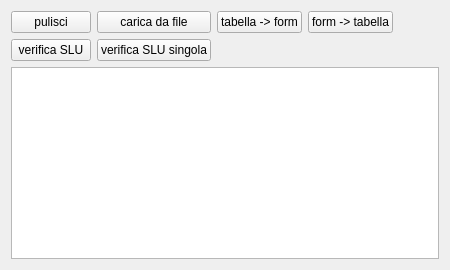
     <widget class="QWidget" name="dataSetTab">
      <attribute name="title">
       <string>Verifiche multiple</string>
      </attribute>
      <layout class="QGridLayout" name="gridLayout_32">
       <item row="2" column="0" colspan="7">
        <widget class="QTableView" name="dataSetTableView"/>
       </item>
       <item row="0" column="4" colspan="3">
        <spacer name="horizontalSpacer">
         <property name="orientation">
          <enum>Qt::Horizontal</enum>
         </property>
         <property name="sizeHint" stdset="0">
          <size>
           <width>40</width>
           <height>20</height>
          </size>
         </property>
        </spacer>
       </item>
       <item row="0" column="0">
        <widget class="QPushButton" name="dataSetClearPButton">
         <property name="text">
          <string>pulisci</string>
         </property>
        </widget>
       </item>
       <item row="1" column="0">
        <widget class="QPushButton" name="dataSetVerifyULSAllPButton">
         <property name="text">
          <string>verifica SLU</string>
         </property>
        </widget>
       </item>
       <item row="1" column="1">
        <widget class="QPushButton" name="dataSetVerifyULSPButton">
         <property name="text">
          <string>verifica SLU singola</string>
         </property>
        </widget>
       </item>
       <item row="0" column="1">
        <widget class="QPushButton" name="dataSetLoadFromFilePButton">
         <property name="text">
          <string>carica da file</string>
         </property>
        </widget>
       </item>
       <item row="0" column="2">
        <widget class="QPushButton" name="dataSetFromTableToFormPButton">
         <property name="text">
          <string>tabella -&gt; form</string>
         </property>
        </widget>
       </item>
       <item row="0" column="3">
        <widget class="QPushButton" name="dataSetFromFormToTablePButton">
         <property name="text">
          <string>form -&gt; tabella</string>
         </property>
        </widget>
       </item>
      </layout>
     </widget>
